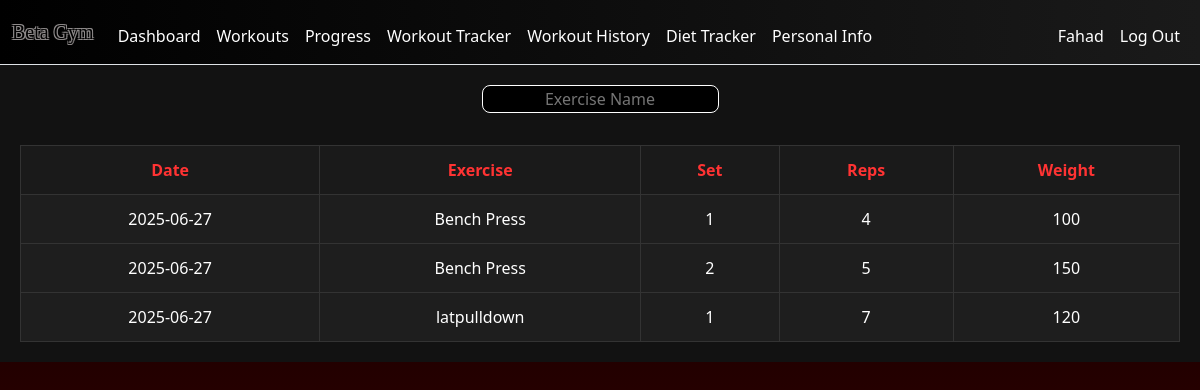
The app's page /workout_history (signed in) with its own data.
### tables this page shows
CREATE TABLE workout_logs(user_id INTEGER,exercise TEXT NOT NULL,sets INTEGER,reps INTEGER,weight INTEGER, date DATE DEFAULT CURRENT_DATE);

### app.py (the view)
@app.route('/workout_history', methods=["GET", "POST"])
def workout_history():
    db = get_db()
    history = db.execute("SELECT * FROM workout_logs WHERE user_id = ? ORDER BY date DESC", (session["user_id"],)).fetchall()
    return render_template("workout_history.html", history=history)

### app.py (called while the page is built)
def get_db():
    if "db" not in g:
        g.db = sqlite3.connect(DATABASE)
        g.db.row_factory = sqlite3.Row
    return g.db

@app.after_request
def after_request(response):
    response.headers["Cache-Control"] = "no-cache, no-store, must-revalidate"
    response.headers["Expires"] = 0
    response.headers["Pragma"] = "no-cache"
    return response

### templates/workout_history.html (shortened to what this page needs)
{% extends "layout.html" %}
{% block main %}
    <div class = "history">
        <div id = "ssss">
        <input type = "text" id = "search" placeholder = "Exercise Name">
        </div>
    <table id = "history-table">
        <tr class = "mb-3">
            <th>Date</th>
            <th>Exercise</th>
            <th>Set</th>
            <th>Reps</th>
            <th>Weight</th>
        </tr>
        {% for hist in history %}
        <tr>
            <td>{{hist.date}}</td>
            <td>{{hist.exercise}}</td>
            <td>{{hist.sets}}</td>
            <td>{{hist.reps}}</td>
            <td>{{hist.weight}}</td>
        </tr>
        {%endfor%}
    </table>
    </div>
{% endblock %}

### static/style.css (style rules this page uses)
body { background: linear-gradient(135deg, #2c2c2c,#b30000); min-height:100vh; margin:0; font-family: "Segoe UI",Tahoma,Geneva, Verdana, sans-serif; }
.history { padding:20px; background-color:#121212; color:#ffffff; }
.history table { width:100%; border-collapse:collapse; }
.history th, .history td { padding:12px; text-align:center; border:1px solid #333333; }
.history th { background-color:#1a1a1a; color:#ff3333; }
#search { margin-bottom:2rem; margin-left: 0 auto; background-color:black; border:1px solid white; border-radius:8px; color:white; text-align:center; }
#ssss { display:flex; justify-content:center; }
#calories_table, th,td { border:1px solid white; }
#calories_table th,td { padding:10px; text-align:center; }
#calories_table, th { background-color:#555; }

### templates/workout_history.html (style rules this page uses)
body { background:linear-gradient(to bottom, #000000,#260000,#5C0100); }

### records on screen
workout_logs: date "2025-06-27", exercise "Bench Press", sets "1", reps "4", weight "100"
workout_logs: date "2025-06-27", exercise "Bench Press", sets "2", reps "5", weight "150"
workout_logs: date "2025-06-27", exercise "latpulldown", sets "1", reps "7", weight "120"

### other values on screen
{{ session["user_name"] }} "Fahad"
